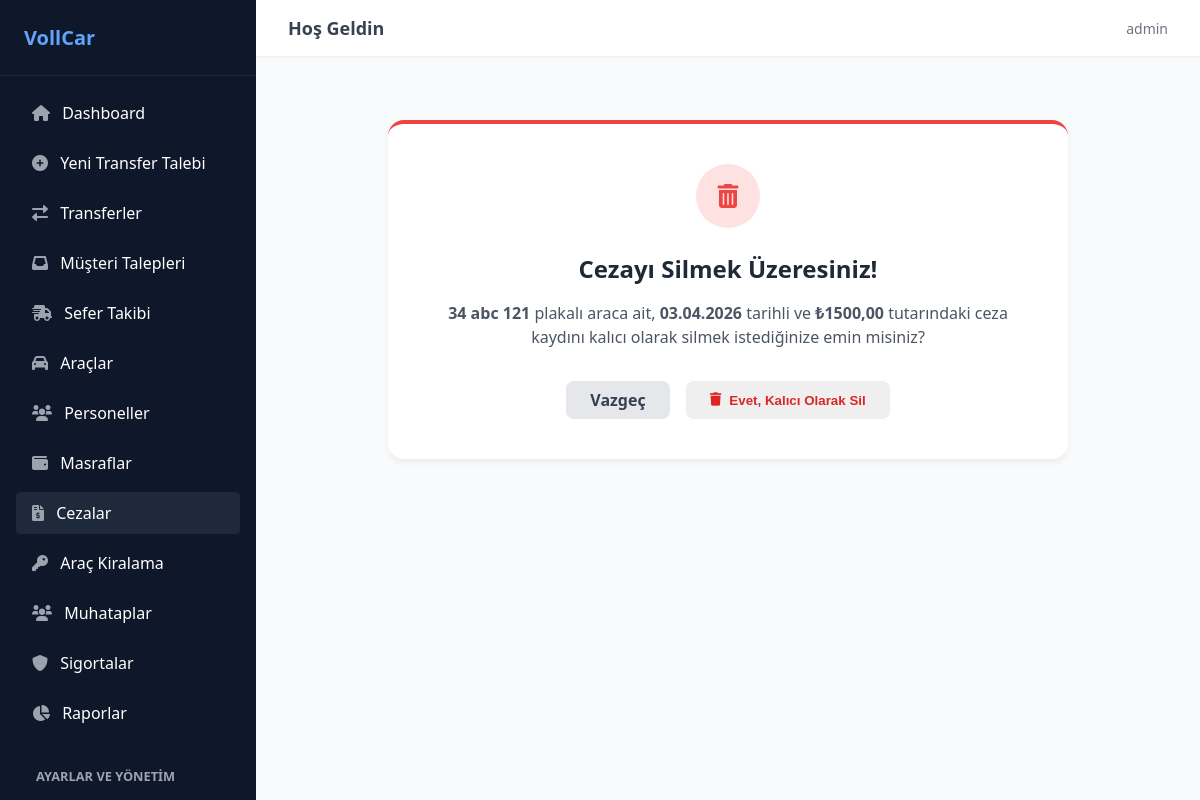
Screenshot of /cezalar/sil/2/ (signed in) with the database file from the repository.
### transfer/models.py (models this page shows, shortened)
class Ceza(models.Model):
    arac = models.ForeignKey(Arac, on_delete=models.CASCADE, related_name='cezalar', verbose_name="Ceza Yiyen Araç")
    personel = models.ForeignKey(Personel, on_delete=models.SET_NULL, null=True, blank=True, related_name='cezalar', verbose_name="Aracı Kullanan Personel")
    tarih = models.DateField(verbose_name="Ceza Tarihi")
    saat = models.TimeField(null=True, blank=True, verbose_name="Ceza Saati")
    madde = models.CharField(max_length=200, verbose_name="Ceza Maddesi / İhlal Nedeni (Örn: Radar, Hatalı Park)")
    tutar = models.DecimalField(max_digits=10, decimal_places=2, verbose_name="Ceza Tutarı (₺)")
    son_odeme_tarihi = models.DateField(null=True, blank=True, verbose_name="İndirimli Son Ödeme Tarihi")
    odendi_mi = models.BooleanField(default=False, verbose_name="Ödendi mi?")
    aciklama = models.TextField(null=True, blank=True, verbose_name="Açıklama / Notlar")
    belge = models.FileField(upload_to='ceza_belgeleri/', null=True, blank=True, verbose_name="Ceza Makbuzu / Fotoğrafı")

class Arac(models.Model):
    VITES_SECENEKLERI = [
        ('manuel', 'Manuel'),
        ('otomatik', 'Otomatik'),
        ('yari_otomatik', 'Yarı Otomatik'),
    ]
    YAKIT_SECENEKLERI = [
        ('benzin', 'Benzin'),
        ('dizel', 'Dizel'),
        ('lpg', 'LPG'),
        ('elektrik', 'Elektrik'),
        ('hibrit', 'Hibrit'),
    ]
    DURUM_SECENEKLERI = [
        ('bosta', 'Faal (Boşta)'),
        ('musteride', 'Müşteride'),
        ('rehin', 'Rehin'),
        ('serviste', 'Serviste'),
    ]
    MULKIYET_SECENEKLERI = [
        ('sirket', 'Şirket Aracı'),
        ('kiralik', 'Kiralık'),
    ]
    IL_SECENEKLERI = [
        ('01', '01 - Adana'), ('02', '02 - Adıyaman'), ('03', '03 - Afyonkarahisar'),
        ('04', '04 - Ağrı'), ('05', '05 - Amasya'), ('06', '06 - Ankara'),
        ('07', '07 - Antalya'), ('08', '08 - Artvin'), ('09', '09 - Aydın'),
        ('10', '10 - Balıkesir'), ('11', '11 - Bilecik'), ('12', '12 - Bingöl'),
        ('13', '13 - Bitlis'), ('14', '14 - Bolu'), ('15', '15 - Burdur'),
        ('16', '16 - Bursa'), ('17', '17 - Çanakkale'), ('18', '18 - Çankırı'),
        ('19', '19 - Çorum'), ('20', '20 - Denizli'), ('21', '21 - Diyarbakır'),
        ('22', '22 - Edirne'), ('23', '23 - Elazığ'), ('24', '24 - Erzincan'),
        ('25', '25 - Erzurum'), ('26', '26 - Eskişehir'), ('27', '27 - Gaziantep'),
        ('28', '28 - Giresun'), ('29', '29 - Gümüşhane'), ('30', '30 - Hakkari'),
        ('31', '31 - Hatay'), ('32', '32 - Isparta'), ('33', '33 - Mersin'),
        ('34', '34 - İstanbul'), ('35', '35 - İzmir'), ('36', '36 - Kars'),
        ('37', '37 - Kastamonu'), ('38', '38 - Kayseri'), ('39', '39 - Kırklareli'),
        ('40', '40 - Kırşehir'), ('41', '41 - Kocaeli'), ('42', '42 - Konya'),
        ('43', '43 - Kütahya'), ('44', '44 - Malatya'), ('45', '45 - Manisa'),
        ('46', '46 - Kahramanmaraş'), ('47', '47 - Mardin'), ('48', '48 - Muğla'),
        ('49', '49 - Muş'), ('50', '50 - Nevşehir'), ('51', '51 - Niğde'),
        ('52', '52 - Ordu'), ('53', '53 - Rize'), ('54', '54 - Sakarya'),
        ('55', '55 - Samsun'), ('56', '56 - Siirt'), ('57', '57 - Sinop'),
        ('58', '58 - Sivas'), ('59', '59 - Tekirdağ'), ('60', '60 - Tokat'),
        ('61', '61 - Trabzon'), ('62', '62 - Tunceli'), ('63', '63 - Şanlıurfa'),
        ('64', '64 - Uşak'), ('65', '65 - Van'), ('66', '66 - Yozgat'),
        ('67', '67 - Zonguldak'), ('68', '68 - Aksaray'), ('69', '69 - Bayburt'),
        ('70', '70 - Karaman'), ('71', '71 - Kırıkkale'), ('72', '72 - Batman'),
        ('73', '73 - Şırnak'), ('74', '74 - Bartın'), ('75', '75 - Ardahan'),
        ('76', '76 - Iğdır'), ('77', '77 - Yalova'), ('78', '78 - Karabük'),
        ('79', '79 - Kilis'), ('80', '80 - Osmaniye'), ('81', '81 - Düzce')
    ]
    arac_kodu = models.CharField(max_length=50, unique=True, null=True, blank=True)
    plaka = models.CharField(max_length=20, unique=True)
    kapasite = models.PositiveIntegerField(default=4)
    il_kodu = models.CharField(max_length=10, choices=IL_SECENEKLERI, null=True, blank=True)
    firma = models.ForeignKey('Firma', on_delete=models.SET_NULL, null=True, blank=True, verbose_name="Şirket")
    arac_turu = models.ForeignKey(AracTuru, on_delete=models.SET_NULL, null=True, blank=True)
    tescil_sira_no = models.CharField(max_length=50, null=True, blank=True)
    renk = models.CharField(max_length=30, null=True, blank=True)
    sase_no = models.CharField(max_length=100, null=True, blank=True)
    motor_no = models.CharField(max_length=100, null=True, blank=True)
    marka = models.CharField(max_length=50, null=True, blank=True)
    model_tanim = models.CharField(max_length=100, null=True, blank=True)
    vites = models.CharField(max_length=20, choices=VITES_SECENEKLERI, null=True, blank=True)
    yakit_tipi = models.CharField(max_length=20, choices=YAKIT_SECENEKLERI, null=True, blank=True)
    arac_durumu = models.CharField(max_length=20, choices=DURUM_SECENEKLERI, default='bosta')
    arac_kimde = models.CharField(max_length=100, null=True, blank=True)
    ilk_tescil_tarihi = models.DateField(null=True, blank=True)
    tescil_tarihi = models.DateField(null=True, blank=True)
    model_yili = models.PositiveIntegerField(null=True, blank=True)
    segment = models.CharField(max_length=50, null=True, blank=True)
    mulkiyet_durumu = models.CharField(max_length=20, choices=MULKIYET_SECENEKLERI, default='sirket')
    muayene_tarihi = models.DateField(null=True, blank=True)
    egzoz_emisyon_tarihi = models.DateField(null=True, blank=True)
    cekici_ruhsati_tarihi = models.DateField(null=True, blank=True)
    serusefer_tarihi = models.DateField(null=True, blank=True)
    resim = models.ImageField(upload_to='arac_resimleri/', null=True, blank=True)

### transfer/views.py (the view)
# urls.py: path('cezalar/sil/<int:id>/', staff_only(views.ceza_sil), name='ceza_sil'),
@login_required
def ceza_sil(request, id):
    ceza = get_object_or_404(Ceza, id=id)
    if request.method == 'POST':
        ceza.delete()
        return redirect('ceza_listesi')
    return render(request, 'transfer/ceza_sil.html', {'ceza': ceza})

### transfer/urls.py (called while the page is built)
def staff_only(view_func):
    return user_passes_test(lambda u: u.is_staff, login_url='transfer_listesi')(view_func)

### transfer/templates/transfer/ceza_sil.html (shortened to what this page needs)
{% extends "transfer/base.html" %}
{% block content %}
<div style="max-width: 600px; margin: 2rem auto; background: white; padding: 2.5rem; border-radius: 1rem; text-align: center; box-shadow: 0 4px 6px rgba(0,0,0,0.05); border-top: 4px solid #ef4444;">
    <div style="width: 4rem; height: 4rem; background: #fee2e2; color: #ef4444; border-radius: 50%; display: flex; align-items: center; justify-content: center; font-size: 1.5rem; margin: 0 auto 1.5rem auto;">
        <i class="fas fa-trash-alt"></i>
    </div>
    <h2 style="font-size: 1.5rem; font-weight: bold; color: #1f2937; margin-bottom: 0.5rem;">Cezayı Silmek Üzeresiniz!</h2>
    <p style="color: #4b5563; margin-bottom: 2rem; line-height: 1.5;">
        <strong>{{ ceza.arac.plaka }}</strong> plakalı araca ait, <strong>{{ ceza.tarih|date:"d.m.Y" }}</strong> tarihli ve <strong>₺{{ ceza.tutar }}</strong> tutarındaki ceza kaydını kalıcı olarak silmek istediğinize emin misiniz?
    </p>
    <form method="POST" style="display: flex; justify-content: center; gap: 1rem;">
        <a href="{% url 'ceza_listesi' %}" class="btn-gray">
            Vazgeç
        </a>
        <button type="submit" class="action-btn-red" style="padding: 0.5rem 1.5rem; border-radius: 0.5rem; border: none; cursor: pointer; display: flex; align-items: center; gap: 0.5rem; font-weight: 600;">
            <i class="fas fa-trash"></i> Evet, Kalıcı Olarak Sil
        </button>
    </form>
</div>
{% endblock %}

### transfer/templates/transfer/base.html (shortened to what this page needs)
{% load static %}
<!DOCTYPE html>
<html lang="tr">
<head>
    <link rel="stylesheet" href="{% static 'transfer/css/style.css' %}">
    <link rel="stylesheet" href="https://cdnjs.cloudflare.com/ajax/libs/font-awesome/6.0.0/css/all.min.css">
</head>
<body>
    <div class="app-container">
        <aside class="sidebar" style="overflow-y: auto; height: 100vh;">
            <div class="sidebar-header">
                VollCar
            </div>
            <nav class="sidebar-nav">
                {% if request.user.is_staff %}
                <a href="{% url 'dashboard' %}" class="nav-link {% if request.resolver_match.url_name == 'dashboard' %}active{% endif %}">
                    <i class="fas fa-home"></i> Dashboard
                </a>
                {% endif %}
                <a href="{% url 'transfer_ekle' %}" class="nav-link {% if request.resolver_match.url_name == 'transfer_ekle' %}active{% endif %}">
                    <i class="fas fa-plus-circle"></i> Yeni Transfer Talebi
                </a>
                <a href="{% url 'transfer_listesi' %}" class="nav-link {% if request.resolver_match.url_name == 'transfer_listesi' %}active{% endif %}">
                    <i class="fas fa-exchange-alt"></i> Transferler
                </a>
                {% if request.user.is_staff %}
                <a href="{% url 'transfer_talep_listesi' %}" class="nav-link {% if request.resolver_match.url_name == 'transfer_talep_listesi' %}active{% endif %}">
                    <i class="fas fa-inbox"></i> Müşteri Talepleri
                </a>
                <a href="{% url 'sefer_listesi' %}" class="nav-link {% if request.resolver_match.url_name == 'sefer_listesi' %}active{% endif %}">
                    <i class="fas fa-shipping-fast"></i> Sefer Takibi
                </a>
                <a href="{% url 'arac_listesi' %}" class="nav-link {% if request.resolver_match.url_name == 'arac_listesi' or request.resolver_match.url_name == 'arac_ekle' %}active{% endif %}">
                    <i class="fas fa-car"></i> Araçlar
                </a>
                <a href="{% url 'personel_listesi' %}" class="nav-link {% if request.resolver_match.url_name == 'personel_listesi' or request.resolver_match.url_name == 'personel_ekle' %}active{% endif %}">
                    <i class="fas fa-users"></i> Personeller
                </a>
                <a href="{% url 'masraf_listesi' %}" class="nav-link {% if 'masraf' in request.resolver_match.url_name %}active{% endif %}">
                    <i class="fas fa-wallet"></i> Masraflar
                </a>
                <a href="{% url 'ceza_listesi' %}" class="nav-link {% if 'ceza' in request.resolver_match.url_name %}active{% endif %}">
                    <i class="fas fa-file-invoice-dollar"></i> Cezalar
                </a>
                <a href="{% url 'kiralama_listesi' %}" class="nav-link {% if 'kiralama' in request.resolver_match.url_name %}active{% endif %}">
                    <i class="fas fa-key"></i> Araç Kiralama
                </a>
                <a href="{% url 'muhatap_listesi' %}" class="nav-link {% if 'muhatap' in request.resolver_match.url_name %}active{% endif %}">
                    <i class="fas fa-users"></i> Muhataplar
                </a>
                <a href="{% url 'sigorta_listesi' %}" class="nav-link {% if 'sigorta' in request.resolver_match.url_name %}active{% endif %}">
                    <i class="fas fa-shield-alt"></i> Sigortalar
                </a>
                <a href="{% url 'raporlar_ana' %}" class="nav-link {% if 'rapor' in request.resolver_match.url_name %}active{% endif %}">
                    <i class="fas fa-chart-pie"></i> Raporlar
                </a>
                <div style="padding: 10px 20px; font-size: 0.8rem; color: #9ca3af; text-transform: uppercase; font-weight: bold; margin-top: 15px;">Ayarlar ve Yönetim</div>
                {% endif %}
            </nav>
        </aside>
        <main class="main-content">
            <header class="top-header">
                <h2 class="header-title">Hoş Geldin</h2>
                <div class="user-actions">
                    <span class="user-info">{{ user.username }}</span>
                </div>
            </header>
            <div class="content-wrapper">
                {% block content %}
                {% endblock %}
            </div>
        </main>
    </div>
</body>
</html>

### transfer/static/transfer/css/style.css (style rules this page uses)
body { background-color: #f3f4f6; font-family: ui-sans-serif, system-ui, -apple-system, BlinkMacSystemFont, "Segoe UI", Roboto, "Helvetica Neue", Arial, sans-serif; -webkit-font-smoothing: antialiased; margin: 0; padding: 0; }
.app-container { display: flex; height: 100vh; overflow: hidden; }
.sidebar { width: 256px; background-color: #0f172a; color: white; flex-shrink: 0; display: flex; flex-direction: column; }
.sidebar-header { padding: 1.5rem; font-size: 1.25rem; font-weight: 700; border-bottom: 1px solid #1e293b; color: #60a5fa; }
.sidebar-nav { flex: 1; padding: 1rem; display: flex; flex-direction: column; gap: 0.5rem; }
.sidebar { scrollbar-width: thin; scrollbar-color: #3b82f6 transparent; }
.nav-link { display: block; padding: 0.625rem 1rem; border-radius: 0.25rem; transition: background-color 0.2s; color: white; text-decoration: none; }
.nav-link:hover, .nav-link.active { background-color: #1e293b; }
.nav-link i { margin-right: 0.5rem; color: #9ca3af; }
.main-content { flex: 1; overflow-y: auto; background-color: #f9fafb; }
.top-header { background-color: white; box-shadow: 0 1px 2px 0 rgba(0, 0, 0, 0.05); padding: 1rem 2rem; display: flex; justify-content: space-between; align-items: center; }
.header-title { font-size: 1.125rem; font-weight: 600; color: #374151; margin: 0; }
.user-info { font-size: 0.875rem; color: #6b7280; }
.user-actions { display: flex; align-items: center; gap: 1rem; }
.content-wrapper { padding: 2rem; }
.btn-gray { background-color: #e5e7eb; color: #374151; padding: 0.5rem 1.5rem; border-radius: 0.5rem; text-decoration: none; display: inline-flex; align-items: center; justify-content: center; font-weight: 600; transition: background-color 0.2s; }
.action-btn-red { color: #dc2626; transition: color 0.2s; text-decoration: none; }

### rows the page displays
Ceza: arac.plaka "34 abc 121", tarih "03.04.2026", tutar "1500,00"

### other values shown
{{ user.username }} "admin"
